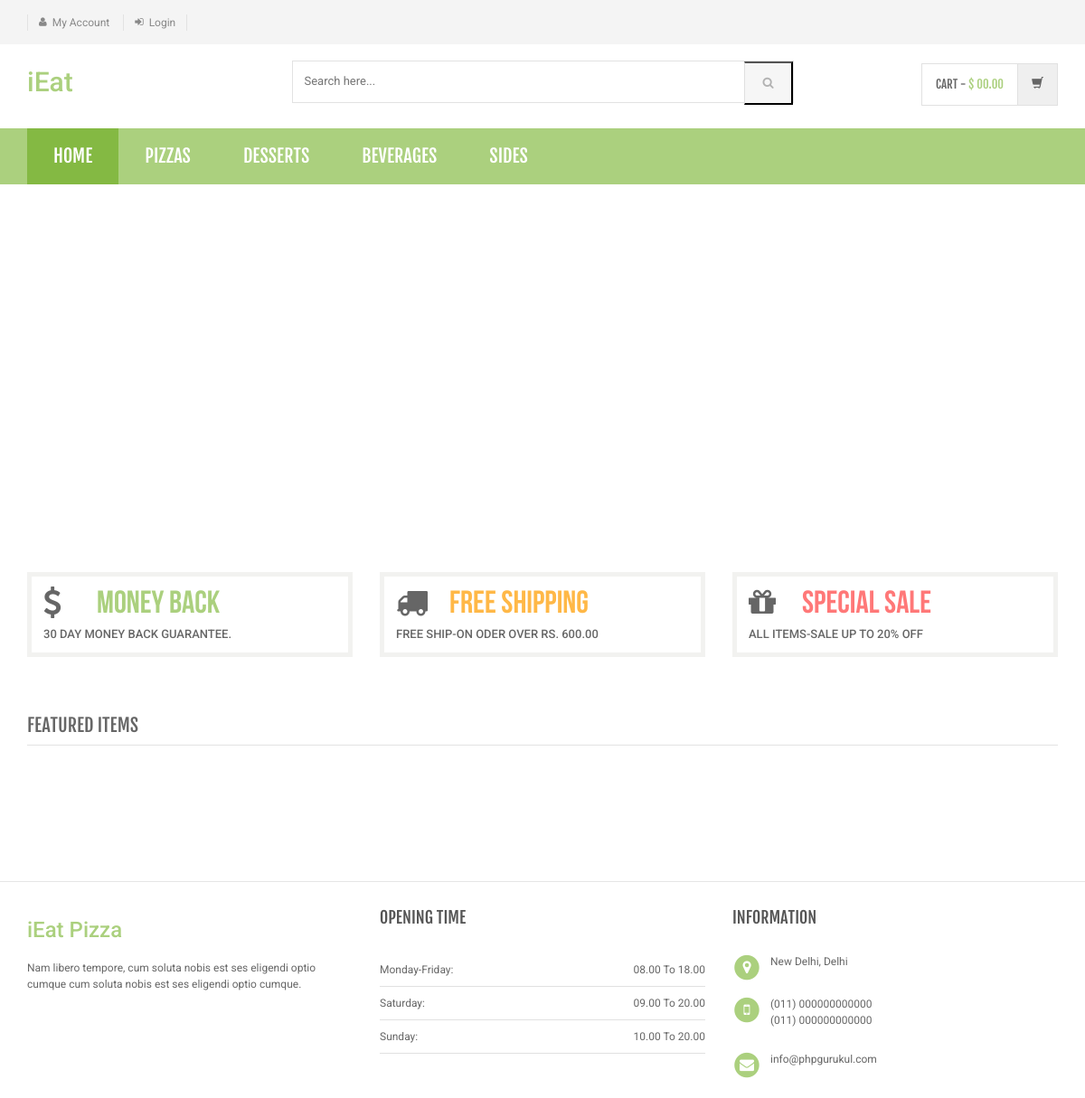
The page / on the database its author committed.
### tables this page shows
CREATE TABLE `category` (
  `id` int(11) NOT NULL,
  `categoryName` varchar(255) DEFAULT NULL,
  `categoryDescription` longtext,
  `creationDate` timestamp NOT NULL DEFAULT CURRENT_TIMESTAMP,
  `updationDate` varchar(255) DEFAULT NULL
);

### index.php (the view, shortened to what this page needs)
<?php
include('includes/config.php');
?>
<!DOCTYPE html>
<html lang="en">
<head>
    <link rel="stylesheet" href="assets/css/bootstrap.min.css">
    <link rel="stylesheet" href="assets/css/main.css">
    <link rel="stylesheet" href="assets/css/green.css">
    <link rel="stylesheet" href="assets/css/owl.carousel.css">
    <link rel="stylesheet" href="assets/css/owl.transitions.css">
    <link href="assets/css/lightbox.css" rel="stylesheet">
    <link rel="stylesheet" href="assets/css/animate.min.css">
    <link rel="stylesheet" href="assets/css/rateit.css">
    <link rel="stylesheet" href="assets/css/bootstrap-select.min.css">
    <link rel="stylesheet" href="assets/css/config.css">
    <link href="assets/css/green.css" rel="alternate stylesheet" title="Green color">
    <link href="assets/css/blue.css" rel="alternate stylesheet" title="Blue color">
    <link href="assets/css/red.css" rel="alternate stylesheet" title="Red color">
    <link href="assets/css/orange.css" rel="alternate stylesheet" title="Orange color">
    <link href="assets/css/dark-green.css" rel="alternate stylesheet" title="Darkgreen color">
    <link rel="stylesheet" href="assets/css/font-awesome.min.css">
</head>
<body class="cnt-home">
<header class="header-style-1">
    <?php include('includes/top-header.php'); ?>
    <?php include('includes/main-header.php'); ?>
    <?php include('includes/menu-bar.php'); ?>
</header>
<div class="body-content outer-top-xs" id="top-banner-and-menu">
    <div class="container">
        <div class="furniture-container homepage-container">
            <div class="row">
                <div class="col-xs-12 col-sm-12 col-md-3 sidebar">
                </div>
                <div class="col-xs-12 col-sm-12 col-md-12 homebanner-holder">
                    <div id="hero" class="homepage-slider3">
                    </div>
                    <div class="info-boxes wow fadeInUp">
                        <div class="info-boxes-inner">
                            <div class="row">
                                <div class="col-md-6 col-sm-4 col-lg-4">
                                    <div class="info-box">
                                        <div class="row">
                                            <div class="col-xs-2">
                                                <i class="icon fa fa-dollar"></i>
                                            </div>
                                            <div class="col-xs-10">
                                                <h4 class="info-box-heading green">money back</h4>
                                            </div>
                                        </div>
                                        <h6 class="text">30 Day Money Back Guarantee.</h6>
                                    </div>
                                </div>
                                <div class="hidden-md col-sm-4 col-lg-4">
                                    <div class="info-box">
                                        <div class="row">
                                            <div class="col-xs-2">
                                                <i class="icon fa fa-truck"></i>
                                            </div>
                                            <div class="col-xs-10">
                                                <h4 class="info-box-heading orange">free shipping</h4>
                                            </div>
                                        </div>
                                        <h6 class="text">free ship-on oder over Rs. 600.00</h6>
                                    </div>
                                </div>
                                <div class="col-md-6 col-sm-4 col-lg-4">
                                    <div class="info-box">
                                        <div class="row">
                                            <div class="col-xs-2">
                                                <i class="icon fa fa-gift"></i>
                                            </div>
                                            <div class="col-xs-10">
                                                <h4 class="info-box-heading red">Special Sale</h4>
                                            </div>
                                        </div>
                                        <h6 class="text">All items-sale up to 20% off </h6>
                                    </div>
                                </div>
                            </div>
                        </div>
                    </div>
                </div>
            </div>
            <div id="product-tabs-slider" class="scroll-tabs inner-bottom-vs  wow fadeInUp">
                <div class="more-info-tab clearfix">
                    <h3 class="new-product-title pull-left">Featured Items</h3>
                </div>
            </div>
        </div>
    </div>
    <?php include('includes/footer.php'); ?>
</body>
</html>

### includes/menu-bar.php (shortened to what this page needs)
<div class="header-nav animate-dropdown">
    <div class="container">
        <div class="yamm navbar navbar-default" role="navigation">
            <div class="nav-bg-class">
                <div class="navbar-collapse collapse" id="mc-horizontal-menu-collapse">
	<div class="nav-outer">
		<ul class="nav navbar-nav">
			<li class="active dropdown yamm-fw">
				<a href="index.php" data-hover="dropdown" class="dropdown-toggle">Home</a>
			</li>
              <?php $sql=mysqli_query($con,"select id,categoryName  from category limit 6");
while($row=mysqli_fetch_array($sql))
{
    ?>
			<li class="dropdown yamm">
				<a href="category.php?cid=<?php echo $row['id'];?>"> <?php echo $row['categoryName'];?></a>
			</li>
			<?php } ?>
		</ul>
		<div class="clearfix"></div>
	</div>
</div>
            </div>
        </div>
    </div>
</div>

### assets/css/green.css (style rules this page uses)
a { color: #abd07e; }
.header-style-1 .header-nav { background: #abd07e; }
.cnt-home .header-style-1 .header-nav .navbar .navbar-nav > li.active { background: #84b943; }
.info-box .info-box-heading.green { color: #abd07e; }

### assets/css/lightbox.css (style rules this page uses)
body:after { content: url(../images/close.png) url(../images/loading.gif) url(../images/prev.png) url(../images/next.png); display: none; }

### assets/css/blue.css (style rules this page uses)
a { color: #3498db; }
.header-style-1 .header-nav { background: #3498db; }
.cnt-home .header-style-1 .header-nav .navbar .navbar-nav > li.active { background: #1d6ca1; }
.info-box .info-box-heading.green { color: #3498db; }

### assets/css/red.css (style rules this page uses)
a { color: #ff6c6c; }
.header-style-1 .header-nav { background: #ff6c6c; }
.cnt-home .header-style-1 .header-nav .navbar .navbar-nav > li.active { background: #ff1a1a; }
.info-box .info-box-heading.green { color: #ff6c6c; }

### assets/css/orange.css (style rules this page uses)
a { color: #f39c12; }
.header-style-1 .header-nav { background: #f39c12; }
.cnt-home .header-style-1 .header-nav .navbar .navbar-nav > li.active { background: #ab6c09; }
.info-box .info-box-heading.green { color: #f39c12; }

### assets/css/dark-green.css (style rules this page uses)
a { color: #12cca7; }
.header-style-1 .header-nav { background: #12cca7; }
.cnt-home .header-style-1 .header-nav .navbar .navbar-nav > li.active { background: #0b816a; }
.info-box .info-box-heading.green { color: #12cca7; }

### rows shown on the page
category: categoryName "PIZZAS"
category: categoryName "DESSERTS"
category: categoryName "BEVERAGES"
category: categoryName "SIDES"
